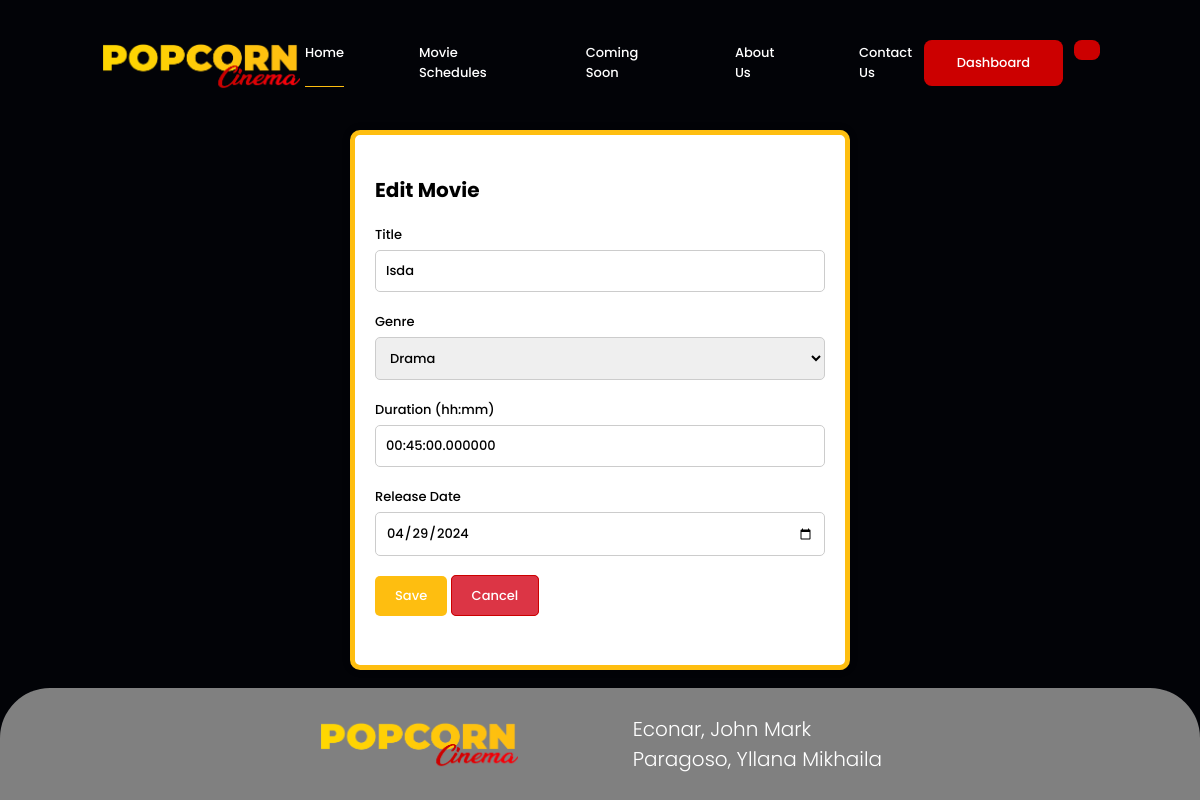
Screenshot of /edit.php?id=24 with the database file from the repository.
### tables this page shows
CREATE TABLE `tblmovie` (
  `movieid` int(11) NOT NULL,
  `title` varchar(100) NOT NULL,
  `genre` varchar(100) NOT NULL,
  `duration` time(6) NOT NULL,
  `releasedate` date NOT NULL
);

### edit.php (the view, shortened to what this page needs)
<?php
    require_once 'admin_header.php';
?>
<?php
    if(isset($_GET['id'])) {
        $movie_id = $_GET['id'];
        $sql = "SELECT * FROM tblmovie WHERE movieid = $movie_id";
        $result = $connection->query($sql);
        if($result->num_rows > 0) {
            $row = $result->fetch_assoc();
            $title = $row['title'];
            $genre = $row['genre'];
            $duration = $row['duration'];
            $releasedate = $row['releasedate'];
        } else {
            header("Location: movie.php");
            exit();
        }
    } else {
        header("Location: movie.php");
        exit();
    }
?>
<!DOCTYPE html>
<html lang="en">
<head>
</head>
<body>
    <div class="container">
        <h2>Edit Movie</h2>
        <form method="post">
            <div class="form-group">
                <label>Title</label>
                <input type="text" name="title" placeholder="Enter title" value="<?php echo $title; ?>">
            </div>
            <div class="form-group">
            <label>Genre</label>
            <select name="genre">
                <option value="Drama" <?php if ($genre == "Drama") echo "selected"; ?>>Drama</option>
            </select>
            </div>
            <div class="form-group">
            <label>Duration (hh:mm)</label>
            <input type="text" name="duration" placeholder="e.g., 2:30" value="<?php echo $duration; ?>">
            </div>
            <div class="form-group">
                <label>Release Date</label>
                <input type="date" name="releasedate" value="<?php echo $releasedate; ?>">
            </div>
            <div class="form-group">
                <button type="submit" class="btn">Save</button>
                <a class="btn btn-outline" href="movie.php" role="button">Cancel</a>
            </div>
        </form>
    </div>
</body>
</html>
<?php
    require_once 'footer.php';
?>

### css/admin_dashboard.css (style rules this page uses)
:root { --main-color: #FEBE10 ; --secondary-color: #cc0000; --text-color: white ; --background-color: #020307; }
* { font-family: "Poppins", sans-serif; padding: 0; margin: 0; font-size: 13px; box-sizing: border-box; font-weight: 500; font-style: normal; scroll-padding-top: 2rem; scroll-behavior: smooth; }
body { background-color: var(--background-color); color: var(--text-color); max-width: 100%; overflow-x: hidden; display: flex; justify-content: center; min-height: 100vh; background-size: cover; background-position: center; }

### css/styles2.css (style rules this page uses)
:root { --main-color: #FEBE10 ; --secondary-color: #cc0000; --text-color: white ; --background-color: #020307; }
* { font-family: "Poppins", sans-serif; padding: 0; margin: 0; font-size: 13px; box-sizing: border-box; font-weight: 500; font-style: normal; scroll-padding-top: 2rem; scroll-behavior: smooth; }
body { background-color: var(--background-color); color: var(--text-color); max-width: 100%; overflow-x: hidden; display: flex; justify-content: center; min-height: 100vh; background-size: cover; background-position: center; }

### edit.php (style rules this page uses)
:root { --main-color: #FEBE10; --secondary-color: #cc0000; --text-color: white; --background-color: #020307; }
* { font-family: "Poppins", sans-serif; padding: 0; margin: 0; font-size: 13px; box-sizing: border-box; font-weight: 500; font-style: normal; scroll-padding-top: 2rem; scroll-behavior: smooth; }
body { color: black; max-width: 100%; min-height: 100vh; justify-content: center; background-size: cover; background-position: center; background-color: var(--background-color); }
.container { width: 500px; margin: 130px auto; padding: 20px; background-color: #fff; border: 5px solid var(--main-color); border-radius: 10px; box-shadow: 0 0 10px rgba(0, 0, 0, 0.1); z-index: 1000000; }
h2 { color: black; margin-bottom: 20px; padding-top: 20px; font-size: 20px; text-align: left; font-weight: bold; }
.form-group { margin-bottom: 20px; }
label { color: black; display: block; margin-bottom: 5px; }
input[name="duration"] { width: 100%; padding: 10px; border: 1px solid #ccc; border-radius: 5px; box-sizing: border-box; }
input[name="title"] { width: 100%; padding: 10px; border: 1px solid #ccc; border-radius: 5px; box-sizing: border-box; }
input[type="date"] { width: 100%; padding: 10px; border: 1px solid #ccc; border-radius: 5px; box-sizing: border-box; }
select { width: 100%; padding: 10px; border: 1px solid #ccc; border-radius: 5px; box-sizing: border-box; }
.btn { padding: 10px 20px; background-color: var(--main-color); border: none; border-radius: 5px; color: #fff; cursor: pointer; }
.btn-outline { text-decoration:none; background-color: #dc3545; border: 1px solid var(--secondary-color); color: var(--text-color); }

### rows the page displays
tblmovie: title "Isda", genre "Drama", duration "00:45:00.000000", releasedate "04/29/2024"
